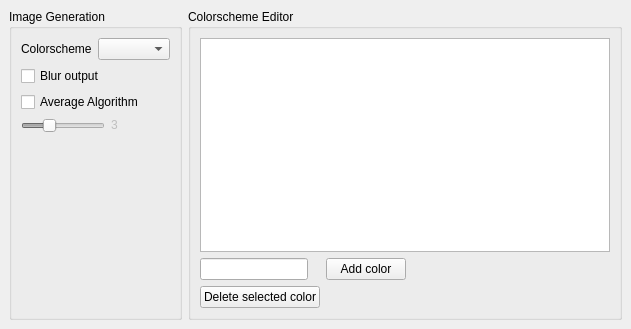
<?xml version="1.0" encoding="UTF-8"?>
<ui version="4.0">
 <class>Preferences</class>
 <widget class="QMainWindow" name="Preferences">
  <property name="geometry">
   <rect>
    <x>0</x>
    <y>0</y>
    <width>631</width>
    <height>329</height>
   </rect>
  </property>
  <property name="windowTitle">
   <string>Preferences</string>
  </property>
  <widget class="QWidget" name="centralwidget">
   <layout class="QHBoxLayout" name="horizontalLayout_3">
    <item>
     <widget class="QGroupBox" name="groupBox">
      <property name="sizePolicy">
       <sizepolicy hsizetype="Maximum" vsizetype="Preferred">
        <horstretch>0</horstretch>
        <verstretch>0</verstretch>
       </sizepolicy>
      </property>
      <property name="title">
       <string>Image Generation</string>
      </property>
      <layout class="QFormLayout" name="formLayout">
       <item row="0" column="0">
        <layout class="QHBoxLayout" name="horizontalLayout">
         <property name="sizeConstraint">
          <enum>QLayout::SetMinimumSize</enum>
         </property>
         <item>
          <widget class="QLabel" name="lbl_colorscheme">
           <property name="sizePolicy">
            <sizepolicy hsizetype="Maximum" vsizetype="Maximum">
             <horstretch>0</horstretch>
             <verstretch>0</verstretch>
            </sizepolicy>
           </property>
           <property name="text">
            <string>Colorscheme</string>
           </property>
          </widget>
         </item>
         <item>
          <widget class="QComboBox" name="cbb_colorscheme">
           <property name="editable">
            <bool>false</bool>
           </property>
          </widget>
         </item>
        </layout>
       </item>
       <item row="1" column="0">
        <widget class="QCheckBox" name="ckb_blur">
         <property name="text">
          <string>Blur output</string>
         </property>
        </widget>
       </item>
       <item row="2" column="0">
        <widget class="QCheckBox" name="ckb_avg_pixel">
         <property name="text">
          <string>Average Algorithm</string>
         </property>
        </widget>
       </item>
       <item row="3" column="0">
        <layout class="QHBoxLayout" name="horizontalLayout_2">
         <item>
          <widget class="QSlider" name="sld_avg_pixel">
           <property name="enabled">
            <bool>false</bool>
           </property>
           <property name="maximum">
            <number>10</number>
           </property>
           <property name="pageStep">
            <number>1</number>
           </property>
           <property name="value">
            <number>3</number>
           </property>
           <property name="orientation">
            <enum>Qt::Horizontal</enum>
           </property>
          </widget>
         </item>
         <item>
          <widget class="QLabel" name="lbl_slider_val">
           <property name="enabled">
            <bool>false</bool>
           </property>
           <property name="sizePolicy">
            <sizepolicy hsizetype="Fixed" vsizetype="Maximum">
             <horstretch>0</horstretch>
             <verstretch>0</verstretch>
            </sizepolicy>
           </property>
           <property name="minimumSize">
            <size>
             <width>30</width>
             <height>0</height>
            </size>
           </property>
           <property name="text">
            <string notr="true">3</string>
           </property>
           <property name="margin">
            <number>5</number>
           </property>
          </widget>
         </item>
        </layout>
       </item>
      </layout>
     </widget>
    </item>
    <item>
     <widget class="QGroupBox" name="groupBox_2">
      <property name="title">
       <string>Colorscheme Editor</string>
      </property>
      <layout class="QFormLayout" name="formLayout_2">
       <item row="1" column="0">
        <widget class="QLineEdit" name="lne_colorhex">
         <property name="sizePolicy">
          <sizepolicy hsizetype="Expanding" vsizetype="Preferred">
           <horstretch>0</horstretch>
           <verstretch>0</verstretch>
          </sizepolicy>
         </property>
        </widget>
       </item>
       <item row="1" column="1">
        <widget class="QPushButton" name="btn_color_add">
         <property name="sizePolicy">
          <sizepolicy hsizetype="Fixed" vsizetype="Minimum">
           <horstretch>0</horstretch>
           <verstretch>0</verstretch>
          </sizepolicy>
         </property>
         <property name="text">
          <string>Add color</string>
         </property>
        </widget>
       </item>
       <item row="2" column="0">
        <widget class="QPushButton" name="btn_dolor_delete">
         <property name="text">
          <string>Delete selected color</string>
         </property>
        </widget>
       </item>
       <item row="0" column="0" colspan="2">
        <widget class="QTableWidget" name="tbl_colors"/>
       </item>
      </layout>
     </widget>
    </item>
   </layout>
  </widget>
 </widget>
 <resources/>
 <connections>
  <connection>
   <sender>sld_avg_pixel</sender>
   <signal>valueChanged(int)</signal>
   <receiver>lbl_slider_val</receiver>
   <slot>setNum(int)</slot>
   <hints>
    <hint type="sourcelabel">
     <x>63</x>
     <y>223</y>
    </hint>
    <hint type="destinationlabel">
     <x>126</x>
     <y>222</y>
    </hint>
   </hints>
  </connection>
  <connection>
   <sender>ckb_avg_pixel</sender>
   <signal>toggled(bool)</signal>
   <receiver>lbl_slider_val</receiver>
   <slot>setEnabled(bool)</slot>
   <hints>
    <hint type="sourcelabel">
     <x>77</x>
     <y>184</y>
    </hint>
    <hint type="destinationlabel">
     <x>126</x>
     <y>223</y>
    </hint>
   </hints>
  </connection>
  <connection>
   <sender>ckb_avg_pixel</sender>
   <signal>toggled(bool)</signal>
   <receiver>sld_avg_pixel</receiver>
   <slot>setEnabled(bool)</slot>
   <hints>
    <hint type="sourcelabel">
     <x>77</x>
     <y>185</y>
    </hint>
    <hint type="destinationlabel">
     <x>63</x>
     <y>224</y>
    </hint>
   </hints>
  </connection>
 </connections>
</ui>
